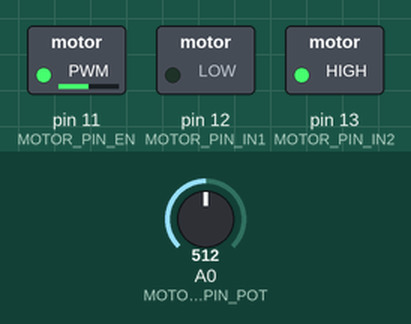
A sketch run on a simulated Arduino Uno, built with avr-gcc and run on an emulated ATmega328P. On the bench: switched loads named in the sketch (green lamp = pin HIGH). The test bench sets the inputs (shaded band); at power-on: A0 (MOTOR_PIN_POT) = 512.

Above: at 1.2 s.
1.3 s: A0 (MOTOR_PIN_POT) set to 716
At 2.5 s:
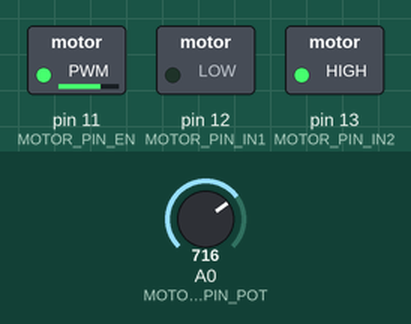
2.8 s: A0 (MOTOR_PIN_POT) set to 900
At 3.6 s:
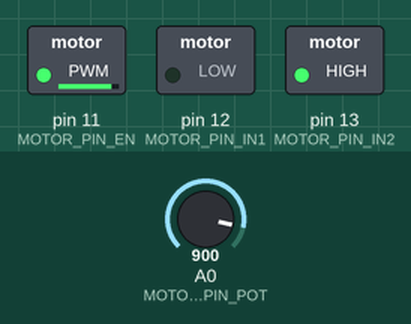
4.3 s: A0 (MOTOR_PIN_POT) set to 245
At 5.2 s:
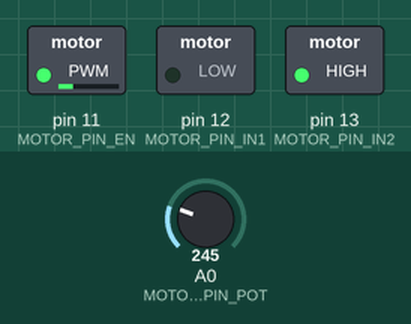
5.8 s: A0 (MOTOR_PIN_POT) set to 0
At 6.1 s:
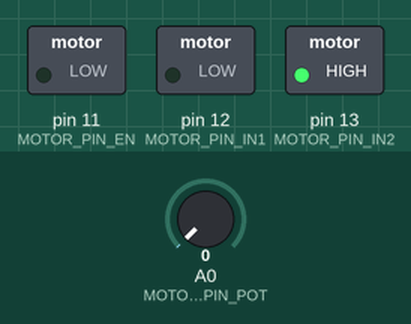
7.3 s: A0 (MOTOR_PIN_POT) set to 511
At 8.2 s:
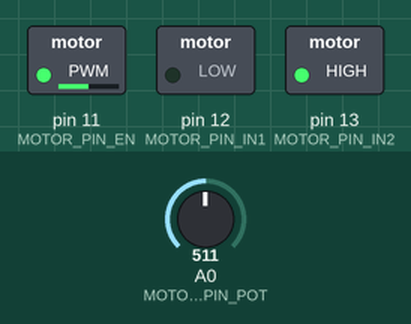
Timing chart, 0 to 9.8 s (numbered marks = the images above; inputs shaded):
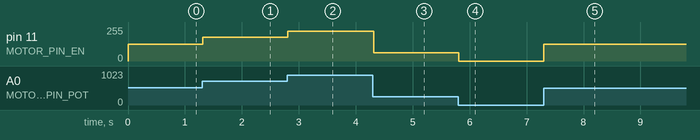

Measured:
- after the input at 1.3 s, pin 11 (MOTOR_PIN_EN): 127/255 → 178/255 at once
- after the input at 2.8 s, pin 11 (MOTOR_PIN_EN): 178/255 → 224/255 at once
- after the input at 4.3 s, pin 11 (MOTOR_PIN_EN): 224/255 → 61/255 at once
- after the input at 5.8 s, pin 11 (MOTOR_PIN_EN): 61/255 → 0/255 at once
- after the input at 7.3 s, pin 11 (MOTOR_PIN_EN): 0/255 → 127/255 at once

The sketch:

dc_motor_pot.ino
```cpp
#include "src/logic.h"

void setup() {
  motor_init();
}

void loop() {
  motor_update();
  delay(20);
}
```

logic.cpp
```cpp
#include "logic.h"

static bool g_forward = true;
static int g_power = 0;

void motor_init() {
  pinMode(MOTOR_PIN_POT, INPUT);
  pinMode(MOTOR_PIN_IN1, OUTPUT);
  pinMode(MOTOR_PIN_IN2, OUTPUT);
  pinMode(MOTOR_PIN_EN, OUTPUT);
  motor_set_direction(true);
  motor_set_power(0);
}

void motor_set_direction(bool forward) {
  g_forward = forward;
  if (forward) {
    digitalWrite(MOTOR_PIN_IN1, LOW);
    digitalWrite(MOTOR_PIN_IN2, HIGH);
  } else {
    digitalWrite(MOTOR_PIN_IN1, HIGH);
    digitalWrite(MOTOR_PIN_IN2, LOW);
  }
}

bool motor_direction() {
  return g_forward;
}

void motor_set_power(int pwm) {
  if (pwm < 0) {
    pwm = 0;
  }
  if (pwm > 255) {
    pwm = 255;
  }
  g_power = pwm;
  analogWrite(MOTOR_PIN_EN, g_power);
}

int motor_power() {
  return g_power;
}

int motor_power_from_reading(int raw) {
  if (raw < 0) {
    raw = 0;
  }
  if (raw > 1023) {
    raw = 1023;
  }
  return map(raw, 0, 1023, 0, 255);
}

void motor_stop() {
  digitalWrite(MOTOR_PIN_IN1, LOW);
  digitalWrite(MOTOR_PIN_IN2, LOW);
  motor_set_power(0);
}

void motor_update() {
  int raw = analogRead(MOTOR_PIN_POT);
  motor_set_power(motor_power_from_reading(raw));
}
```

logic.h
```cpp
// dc_motor_pot: DC motor via L298N; speed from a potentiometer (PWM on EN), direction on IN1/IN2.
// Adapted from https://github.com/AndreaLombardo/Arduino-L298N-Motore-DC (MIT).
#ifndef LOGIC_H
#define LOGIC_H
#include <Arduino.h>

#define MOTOR_PIN_POT A0    // potentiometer (analog)
#define MOTOR_PIN_IN1 12    // L298N IN1
#define MOTOR_PIN_IN2 13    // L298N IN2
#define MOTOR_PIN_EN  11    // L298N EN (PWM)

void motor_init();                          // pins configured, forward direction, power 0
void motor_set_direction(bool forward);     // forward: IN1 LOW / IN2 HIGH; reverse: IN1 HIGH / IN2 LOW
bool motor_direction();                     // true = forward
void motor_set_power(int pwm);              // clamped to 0..255, written to EN
int motor_power();                          // last PWM value written
int motor_power_from_reading(int raw);      // pure: ADC 0..1023 -> PWM 0..255
void motor_stop();                          // IN1 LOW, IN2 LOW, power 0
void motor_update();                        // read potentiometer and apply the power

#endif
```
